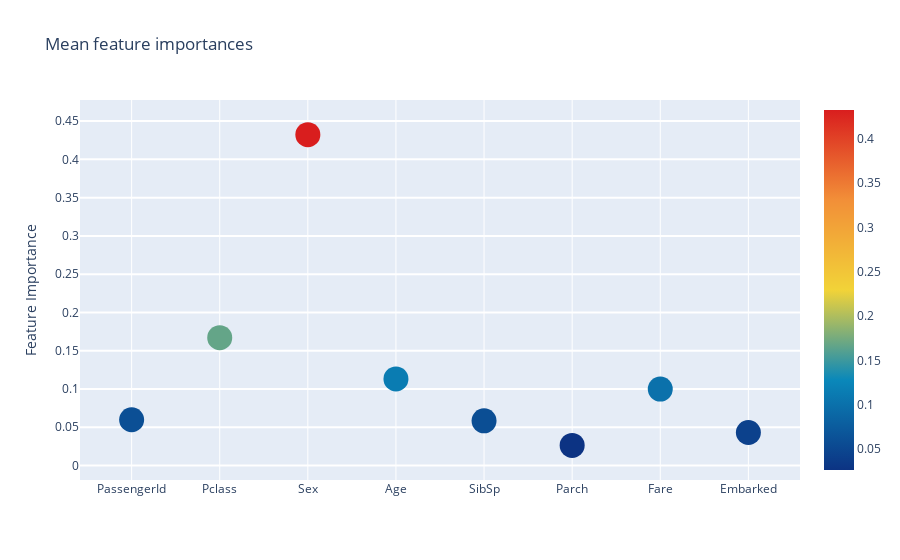

Notebook cell for this chart:
### Code cell
trace = go.Scatter(
    y = feature_dataframe['mean'].values,
    x = feature_dataframe['features'].values,
    mode='markers',
    marker=dict(
        sizemode = 'diameter',
        sizeref = 1,
        size = 25,
        color = feature_dataframe['mean'].values,
        colorscale='Portland',
        showscale=True
    ),
    text = feature_dataframe['features'].values
)
data = [trace]

layout= go.Layout(
    autosize= True,
    title= 'Mean feature importances',
    hovermode= 'closest',
    yaxis=dict(
        title= 'Feature Importance',
        ticklen= 5,
        gridwidth= 2
    ),
    showlegend= False
)
fig = go.Figure(data=data, layout=layout)
py.iplot(fig,filename='scatter2010')

### Figure 1 — Plotly figure (JSON) as saved in the notebook; plotly's stock layout.template omitted (floating-point values rounded to 4 significant figures)
{"data": [{"marker": {"color": [0.05982, 0.167, 0.4323, 0.1132, 0.05838, 0.02631, 0.09984, 0.04312], "colorscale": [[0, "rgb(12,51,131)"], [0.25, "rgb(10,136,186)"], [0.5, "rgb(242,211,56)"], [0.75, "rgb(242,143,56)"], [1, "rgb(217,30,30)"]], "showscale": true, "size": 25, "sizemode": "diameter", "sizeref": 1}, "mode": "markers", "text": ["PassengerId", "Pclass", "Sex", "Age", "SibSp", "Parch", "Fare", "Embarked"], "type": "scatter", "x": ["PassengerId", "Pclass", "Sex", "Age", "SibSp", "Parch", "Fare", "Embarked"], "y": [0.05982, 0.167, 0.4323, 0.1132, 0.05838, 0.02631, 0.09984, 0.04312]}], "layout": {"autosize": true, "hovermode": "closest", "showlegend": false, "title": {"text": "Mean feature importances"}, "yaxis": {"gridwidth": 2, "ticklen": 5, "title": {"text": "Feature Importance"}}}}
